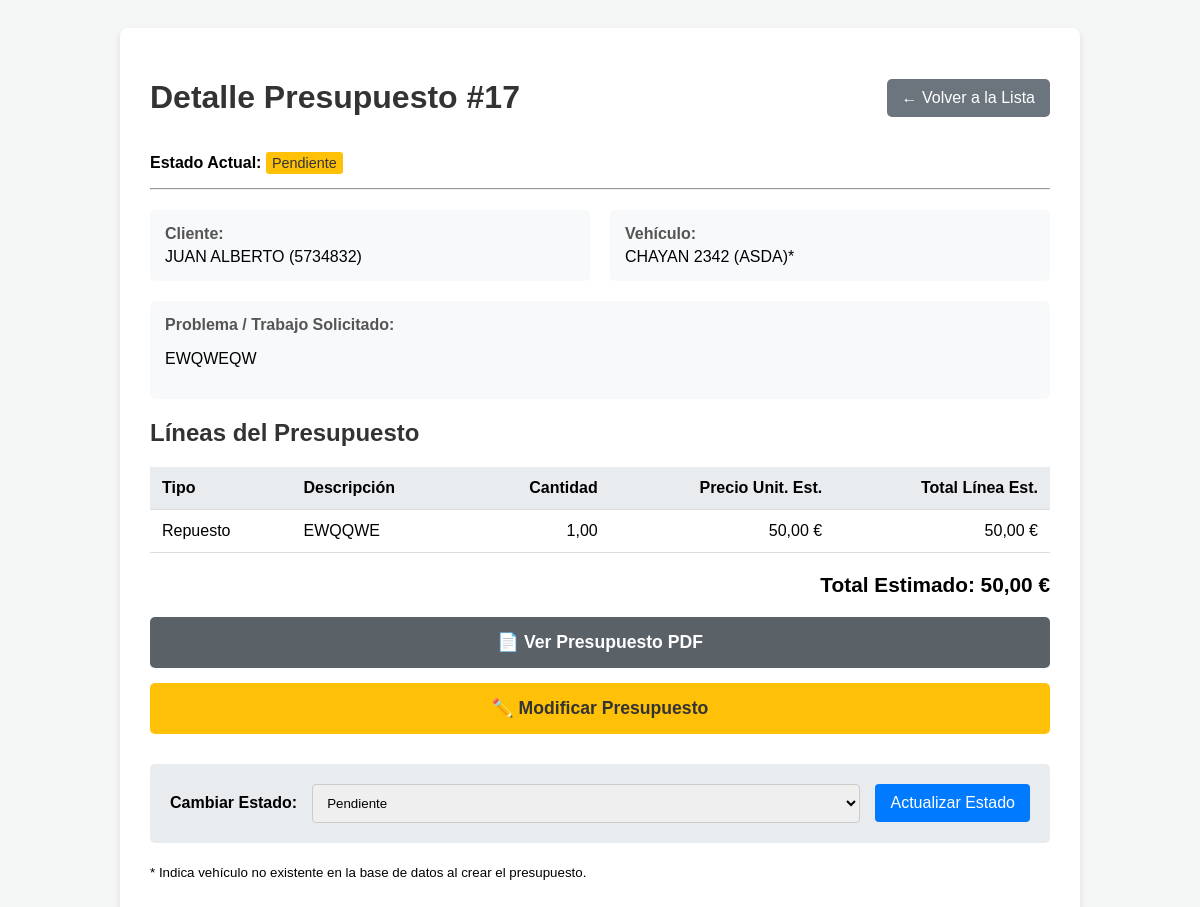
/presupuesto/17/, run on an earlier commit of the app's database.
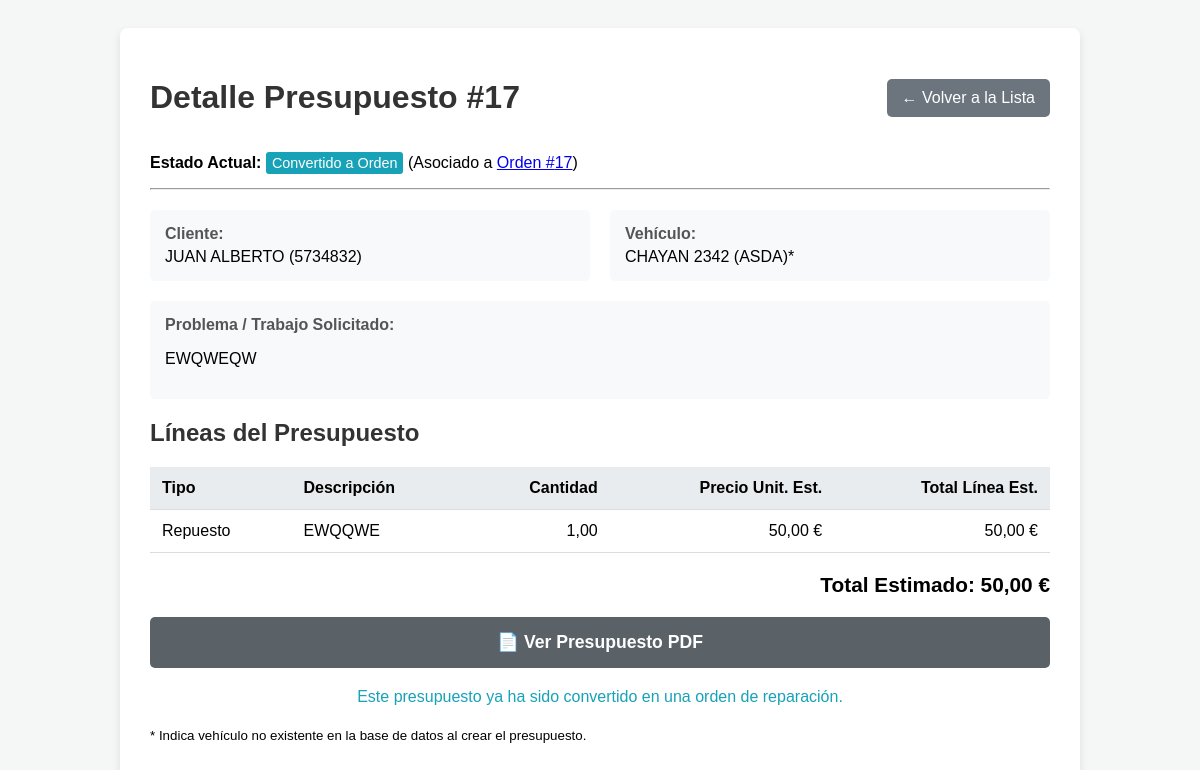
And on a later commit of the database.
### taller/models.py (models this page shows, shortened)
class Presupuesto(models.Model):
    cliente = models.ForeignKey(Cliente, on_delete=models.CASCADE, help_text="Cliente al que se dirige el presupuesto.")
    vehiculo = models.ForeignKey(Vehiculo, on_delete=models.SET_NULL, null=True, blank=True, help_text="Vehículo asociado (opcional, si ya existe).")
    matricula_nueva = models.CharField(max_length=20, blank=True, null=True, help_text="Matrícula si es un vehículo nuevo.")
    marca_nueva = models.CharField(max_length=50, blank=True, null=True, help_text="Marca si es un vehículo nuevo.")
    modelo_nuevo = models.CharField(max_length=50, blank=True, null=True, help_text="Modelo si es un vehículo nuevo.")
    fecha_creacion = models.DateTimeField(default=timezone.now, editable=False)
    problema_o_trabajo = models.TextField(help_text="Descripción del problema o trabajo a presupuestar.")
    ESTADO_CHOICES = [
        ('Pendiente', 'Pendiente'),
        ('Aceptado', 'Aceptado'),
        ('Rechazado', 'Rechazado'),
        ('Convertido', 'Convertido a Orden'), # Nuevo estado para indicar que se usó para una orden
    ]
    estado = models.CharField(max_length=20, choices=ESTADO_CHOICES, default='Pendiente')
    total_estimado = models.DecimalField(max_digits=10, decimal_places=2, default=0.00, help_text="Cálculo total del presupuesto.")

class Cliente(models.Model):
    nombre = models.CharField(max_length=100)
    telefono = models.CharField(max_length=20, unique=True) # MANTENIDO COMO UNIQUE

class OrdenDeReparacion(models.Model):
    cliente = models.ForeignKey(Cliente, on_delete=models.CASCADE)
    vehiculo = models.ForeignKey(Vehiculo, on_delete=models.CASCADE)
    fecha_entrada = models.DateTimeField(auto_now_add=True)
    problema = models.TextField()
    presupuesto_origen = models.OneToOneField('Presupuesto', on_delete=models.SET_NULL, null=True, blank=True, related_name='orden_generada')
    ESTADO_CHOICES = [
        ('Recibido', 'Recibido'),
        ('En Diagnostico', 'En Diagnóstico'),
        ('Esperando Piezas', 'Esperando Piezas'),
        ('En Reparacion', 'En Reparación'),
        ('Listo para Recoger', 'Listo para Recoger'),
        ('Entregado', 'Entregado'),
    ]
    estado = models.CharField(max_length=20, choices=ESTADO_CHOICES, default='Recibido')

### taller/views.py (the view, shortened to what this page needs)
# urls.py: path('presupuesto/<int:presupuesto_id>/', views.detalle_presupuesto, name='detalle_presupuesto'),
def detalle_presupuesto(request, presupuesto_id):
    presupuesto = get_object_or_404(
        Presupuesto.objects.select_related('cliente', 'vehiculo__cliente') # Cargar cliente y cliente del vehículo
                          .prefetch_related('lineas'), # Cargar líneas
        id=presupuesto_id
    )
    orden_generada = None
    try:
        orden_generada = presupuesto.orden_generada
    except OrdenDeReparacion.DoesNotExist:
        pass # No existe orden asociada
    context = {
        'presupuesto': presupuesto,
        'lineas': presupuesto.lineas.all(), # Ya están precargadas por prefetch_related
        'estados_posibles': Presupuesto.ESTADO_CHOICES, # Para el selector de estado
        'orden_generada': orden_generada # Pasar la orden al contexto si existe
    }
    return render(request, 'taller/detalle_presupuesto.html', context)

### taller/models.py (called while the page is built)
    @property
    def total_linea_estimado(self):
        return self.cantidad * self.precio_unitario_estimado

### taller/templates/taller/detalle_presupuesto.html (shortened to what the changed rows need)
<!DOCTYPE html>
<html lang="es">
<head>
</head>
<body>
    <div class="container">
        <div class="header">
            <h1>Detalle Presupuesto #{{ presupuesto.id }}</h1>
            <a href="{% url 'lista_presupuestos' %}" class="back-btn">← Volver a la Lista</a>
        </div>
        <p>
            <strong>Estado Actual:</strong>
            <span class="estado-{{ presupuesto.estado|lower }}">{{ presupuesto.get_estado_display }}</span>
            {% if presupuesto.orden_generada %}
                (Asociado a <a href="{% url 'detalle_orden' presupuesto.orden_generada.id %}">Orden #{{ presupuesto.orden_generada.id }}</a>)
            {% endif %}
        </p>
        <hr>
        <div class="info-grid">
            <div class="info-item">
                <strong>Cliente:</strong>
                {{ presupuesto.cliente.nombre }} ({{ presupuesto.cliente.telefono }})
            </div>
            <div class="info-item">
                <strong>Vehículo:</strong>
                {% if presupuesto.vehiculo %}
                    {{ presupuesto.vehiculo }}
                {% elif presupuesto.matricula_nueva %}
                    {{ presupuesto.marca_nueva }} {{ presupuesto.modelo_nuevo }} ({{ presupuesto.matricula_nueva }})*
                {% else %}
                    No especificado
                {% endif %}
            </div>
        </div>
        <div class="info-item" style="margin-top: 20px;">
            <strong>Problema / Trabajo Solicitado:</strong>
            <p>{{ presupuesto.problema_o_trabajo|linebreaks }}</p>
        </div>
        <h2>Líneas del Presupuesto</h2>
        <table class="lines-table">
            <thead>
                <tr>
                    <th>Tipo</th>
                    <th>Descripción</th>
                    <th style="text-align: right;">Cantidad</th>
                    <th style="text-align: right;">Precio Unit. Est.</th>
                    <th style="text-align: right;">Total Línea Est.</th>
                </tr>
            </thead>
            <tbody>
            </tbody>
        </table>
        <div class="total-summary">
            Total Estimado: {{ presupuesto.total_estimado|floatformat:2 }} €
        </div>
        <div style="margin-top: 20px;">
            <a href="{% url 'ver_presupuesto_pdf' presupuesto.id %}" target="_blank" class="btn-pdf">📄 Ver Presupuesto PDF</a>
        </div>
        {% if presupuesto.estado != 'Convertido' %}
            <div style="margin-top: 15px;">
                <a href="{% url 'editar_presupuesto' presupuesto.id %}" class="btn-edit">✏️ Modificar Presupuesto</a>
            </div>
            <div class="status-form">
                <form action="{% url 'detalle_presupuesto' presupuesto.id %}" method="post" style="display: flex; flex-grow: 1; gap: 15px; align-items: center;">
                    <label for="nuevo_estado">Cambiar Estado:</label>
                    <select name="nuevo_estado" id="nuevo_estado">
                        {% for value, name in estados_posibles %}
                            {% if value != 'Convertido' %}
                            <option value="{{ value }}" {% if presupuesto.estado == value %}selected{% endif %}>{{ name }}</option>
                            {% endif %}
                        {% endfor %}
                    </select>
                    <button type="submit">Actualizar Estado</button>
                </form>
            </div>
        {% else %}
         <p style="margin-top: 20px; text-align: center; color: #17a2b8;">Este presupuesto ya ha sido convertido en una orden de reparación.</p>
        {% endif %}
        <p style="margin-top: 20px;"><small>* Indica vehículo no existente en la base de datos al crear el presupuesto.</small></p>
    </div>
</body>
</html>

What changed in the data, as far as the page shows it:
changed Presupuesto "CHAYAN": estado "Pendiente" → "Convertido a Orden"; orden_generada.id (not shown) → "17"; nuevo_estado "Pendiente" → (not shown)
Also different on the page:
text no longer shown: "✏️ Modificar Presupuesto Cambiar Estado: Actualizar Estado"
text now shown: "(Asociado a Orden # ) Este presupuesto ya ha sido convertido en una orden de reparación."
